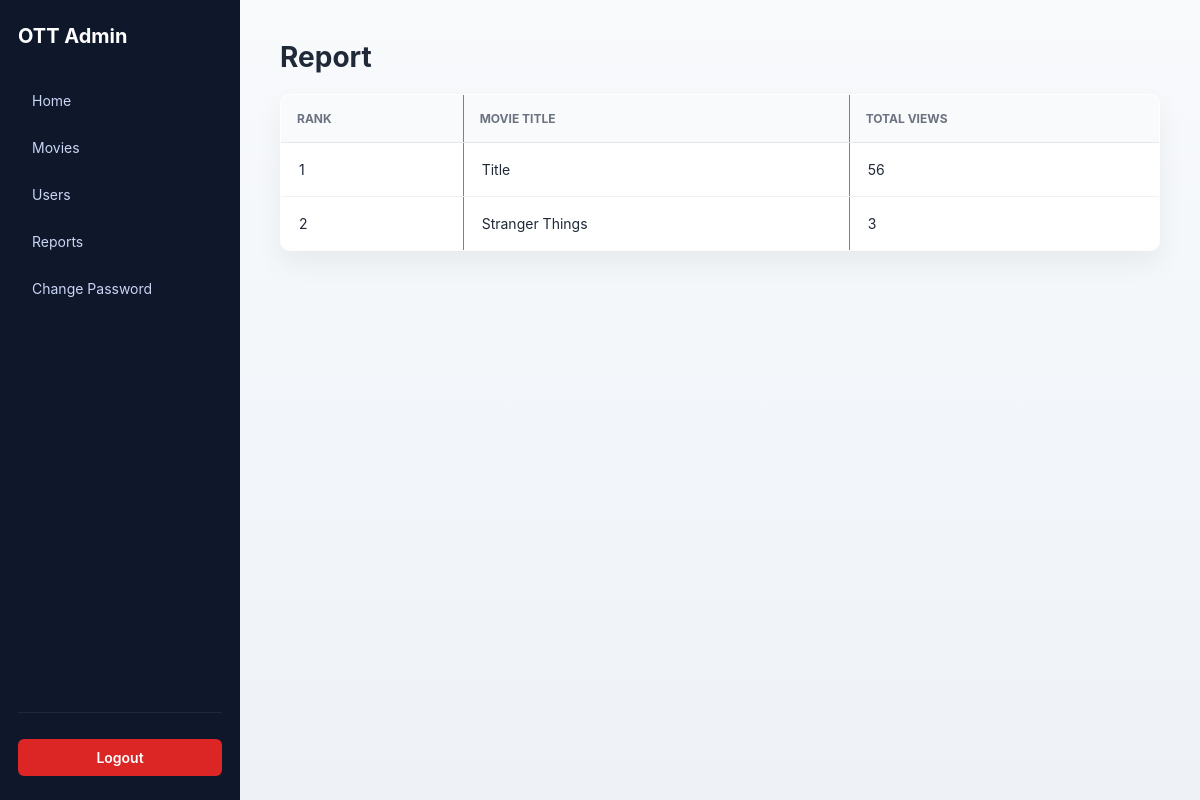
Screenshot of /report/ (signed in) with the database file from the repository.
### adminApp/models.py (models this page shows)
class Movie(models.Model):
    thumbnail = models.FileField(upload_to='thumbnails/')
    title = models.CharField(max_length=255)
    description = models.TextField()
    video_file = models.FileField(upload_to='videos/')
    count = models.IntegerField(default=0)

### adminApp/views.py (the view)
# urls.py: path('report/', views.report_page, name='report'),
@login_required(login_url="admin_login")
def report_page(request):
    reports = (
        WatchHistory.objects
        .values("movie_id__title")
        .annotate(total_views=Count("id"))
        .order_by("-total_views")
    )
    return render(request, "report.html", {
        "reports": reports
    })

### adminApp/templates/report.html (shortened to what this page needs)
<!DOCTYPE html>
<html lang="en">
<head>
    {% load static %}
    <link rel="stylesheet" href="{% static 'style.css' %}">
    </head>
<body>
    <div class="admin-layout">
        {% include 'partials/navbar.html' %}
        <main class="main-content">
            <h1>Report</h1>
            <table border="1">
                <thead>
                    <tr>
                        <th>Rank</th>
                        <th>Movie Title</th>
                        <th>Total Views</th>
                    </tr>
                </thead>
                <tbody>
                {% for row in reports %}
                <tr>
                    <td>{{ forloop.counter }}</td>
                    <td>{{ row.movie_id__title }}</td>
                    <td>{{ row.total_views }}</td>
                </tr>
                {% empty %}
                <tr>
                    <td colspan="3">No data available</td>
                </tr>
                {% endfor %}
                </tbody>
            </table>
        </main>
    </div>
</body>
</html>

### adminApp/static/style.css (style rules this page uses)
* { margin: 0; padding: 0; box-sizing: border-box; font-family: "Inter", "Segoe UI", Arial, sans-serif; }
body { background: linear-gradient(180deg, #f8fafc, #eef2f7); color: #1f2937; }
.admin-layout { display: flex; min-height: 100vh; }
.main-content { flex: 1; padding: 40px; background: linear-gradient(180deg, #f8fafc, #eef2f7); margin-left: 0; }
.main-content h1 { font-size: 28px; font-weight: 700; margin-bottom: 20px; margin-top: 0; }
table { width: 100%; border-collapse: collapse; background: #ffffff; border-radius: 10px; overflow: hidden; box-shadow: 0 12px 28px rgba(0,0,0,0.06); }
thead { background: #f9fafb; }
th { padding: 16px; font-size: 12px; font-weight: 700; text-transform: uppercase; color: #6b7280; border-bottom: 1px solid #e5e7eb; text-align: left; }
td { padding: 18px; font-size: 14px; border-bottom: 1px solid #eef2f7; }

### rows the page displays
Movie: movie_id__title "Title", total_views "56"
Movie: movie_id__title "Stranger Things", total_views "3"
